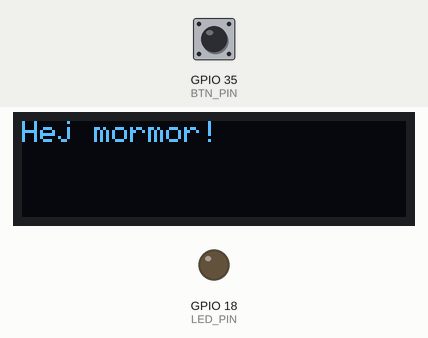
Recording of a program running on a simulated ESP32. Shown: 128×32 one-colour display, output pins drawn as LEDs (lit = HIGH). Inputs (shaded band) come from the test bench; at power-on: GPIO 35 (BTN_PIN) LOW. What the program prints to the serial monitor is not drawn.

Above: at 2.3 s.
2.4 s: GPIO 35 (BTN_PIN) pulled HIGH for 0.15 s
At 3.0 s:
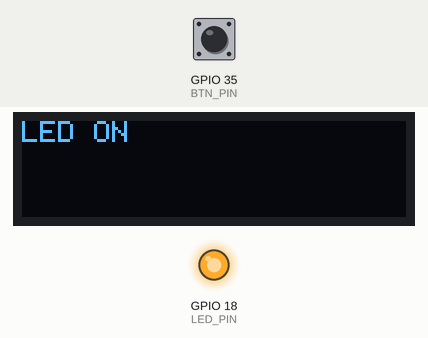
4.0 s: GPIO 35 (BTN_PIN) pulled HIGH for 1 s
At 5.4 s:
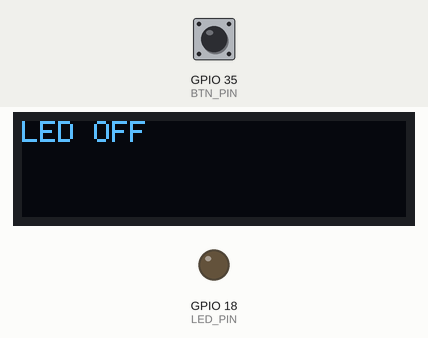
6.5 s: GPIO 35 (BTN_PIN) pulled HIGH for 3.2 s
At 7.3 s:
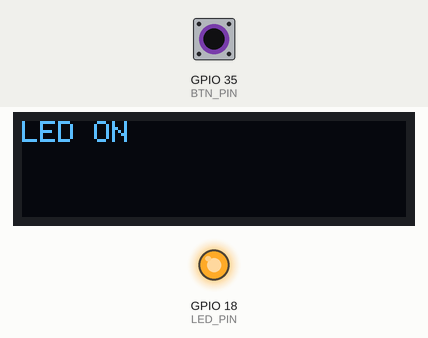
Timing chart, 0 to 9.5 s (numbered marks = the images above; inputs shaded):
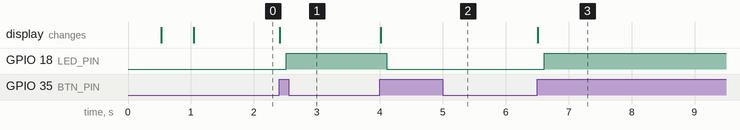

Measured:
- after the input at 2.4 s, GPIO 18 (LED_PIN): LOW → HIGH after 0.11 s; the display: changes at once (image 1)
- after the input at 4.0 s, GPIO 18 (LED_PIN): HIGH → LOW after 0.11 s; the display: changes at once (image 2)
- after the input at 6.5 s, GPIO 18 (LED_PIN): LOW → HIGH after 0.11 s; the display: changes at once (image 3)

The program:

main.cpp
```cpp
#include <Arduino.h>
#include <Wire.h>
#include <Adafruit_GFX.h>
#include <Adafruit_SSD1306.h>

#define SCREEN_WIDTH 128 // OLED display width, in pixels
#define SCREEN_HEIGHT 32 // OLED display height, in pixels

// Declaration for an SSD1306 display connected to I2C (SDA, SCL pins)
Adafruit_SSD1306 display(SCREEN_WIDTH, SCREEN_HEIGHT, &Wire, -1);

#define LED_PIN 18 // Define the LED_PIN pin number
#define BTN_PIN 35

void display_print(String text); // Function prototype for display_print

void setup() {
  // put your setup code here, to run once:
  pinMode(LED_PIN, OUTPUT); // Set the LED_PIN pin as output
  pinMode(BTN_PIN, INPUT_PULLDOWN); // Set the BTN_PIN pin as input

  Serial.begin(115200); // Initialize Serial communication at 115200 baud rate
  delay(500); // Wait for 500ms to allow the serial monitor to open
  Serial.println("Esp32 starter!"); // Print a message to the serial monitor

  if(!display.begin(SSD1306_SWITCHCAPVCC, 0x3C)) { // Address 0x3D for 128x64
    Serial.println(F("SSD1306 allocation failed"));
    for(;;);
  }

  delay(500);

  display_print(String("Hej mormor!"));
}

void display_print(String text)
{
  display.clearDisplay();

  display.setTextSize(1);
  display.setTextColor(WHITE);
  display.setCursor(0, 0);
  // Display static text
  display.println(text);
  display.display();
  delay(100);
}

bool ledState = LOW; // Variable to store the LED state
bool lastBtnState = HIGH; // Variable to store the last button state

void loop() {

  int btnState = digitalRead(BTN_PIN);                    // Read the state of the button
  // Serial.println(">Button_state:" + String(btnState));    // Print the button state to the serial monitor

  digitalWrite(LED_PIN, ledState);                       // Set the LED state to the current state
  // Serial.println("LED State: " + String(ledState));      // Print the LED state to the serial monitor

  // Serial.println("btnState: " + String(btnState) + " lastBtnState: " + String(lastBtnState)); // Print the button state to the serial monitor

  if (btnState == HIGH && lastBtnState != btnState) {                                 // If the button is pressed
    ledState = !ledState;                                                             // Toggle the LED state
    display_print(ledState ? "LED ON" : "LED OFF");                                   // Print the LED state to the display
  }

  lastBtnState = btnState;                             // Update the last button state
  // delay(100);
}
```
